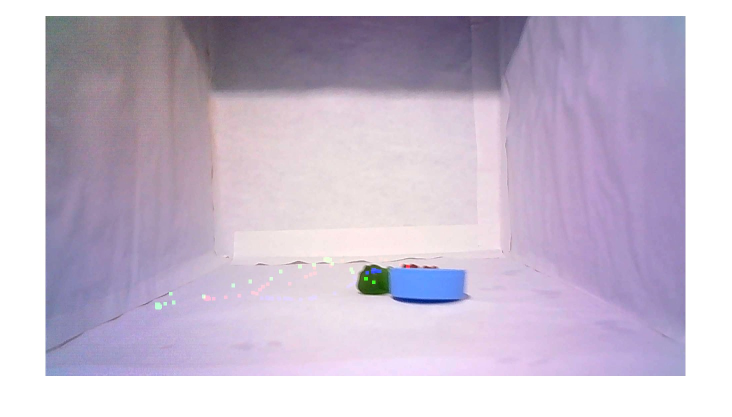
%> input picture src/15_Object_Tracking_Camera/Results/Prueba1/ImagenReal.jpg, 1464 x 833 px, given in place of C_000001.jpg, which was not available (shown at 1/2 size)
$ octave app.m   (GNU Octave 9; MATLAB toolbox functions it lacks are replaced by stand-ins)
%> lines starting %> are read from the running program, lines starting %| are printed output that depends on the picture; in (x1, y1, x2, y2) boxes, pixels count from 0 and x2, y2 are one past the last pixel; in counts of white or black regions, pixels touching at a corner belong together; the program's own positions count from 1; pictures that were not available may be replaced by others from this repository, and a replacement may not be noted
clc
close all
clear all

for i=1:193
    num = num2str(i);
    if length(num) ==1
        numero=strcat('00000',num);
    elseif length(num)==2
        numero = strcat('0000',num);
    else
        numero = strcat('000',num);
    end

    ruta = strcat('C:\Archivos Guardados\UPIITA\Sistemas De Vision Artificial\Trabajo de Clase\Clase 26 Septiembre\CENTROIDE UNITY\C_',numero,'.jpg');

    Imagen = imread(ruta);
%> Imagen is the input picture: size 833x1464x3 uint8; mean R, G, B 200, 188.5, 207.3

    HSV = rgb2hsv(Imagen);
%> HSV: size 833x1464x3 double; mean H, S, V 0.571, 0.117, 0.823

    Hue = HSV(:,:,1);
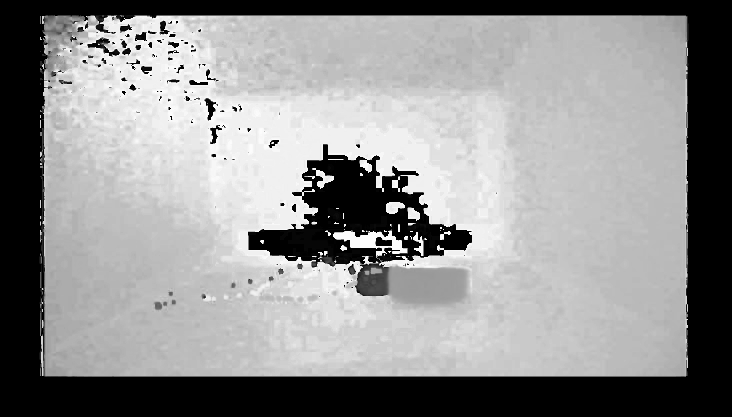
%> Hue: size 833x1464 double (shown at 1/2 size); min 0, max 0.999, mean 0.571
    Saturation = HSV(:,:,2);
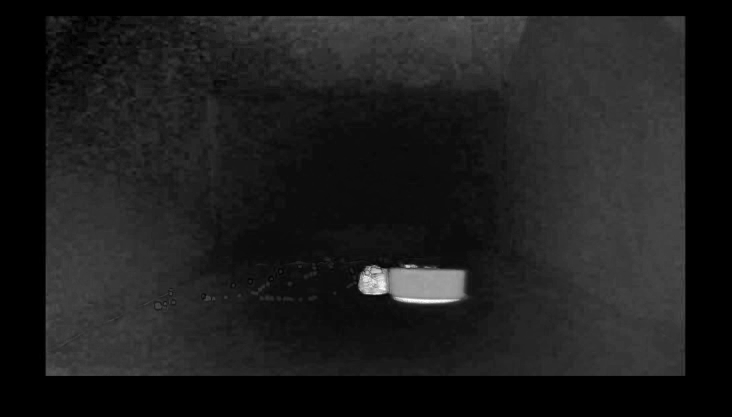
%> Saturation: size 833x1464 double (shown at 1/2 size); min 0, max 1, mean 0.117

    [filas, columnas] = size(Hue);
%> filas = 833; columnas = 1464

    RedBinary = zeros(size(Hue));
    for x_pos = 1:filas
        for y_pos = 1:columnas
            if (Hue(x_pos, y_pos)>0.95 && Saturation(x_pos, y_pos)>0.73)
                RedBinary(x_pos, y_pos) = 1;
            end
        end
    end
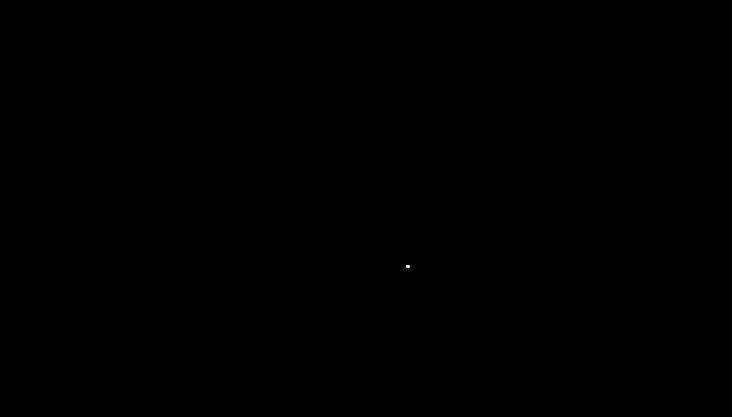
%> RedBinary: size 833x1464 double (shown at 1/2 size); values 0 (black) and 1 (white), 0% white; 1 white region, box (x1, y1, x2, y2) and area: (812, 531, 820, 535) 26


    % sum(x.*histogramaR)/sum(histogramaR)
    x = 1 : columnas;
%> x = 1464 values from 1 to 1464
    y = 1 : filas;
%> y = 833 values from 1 to 833

    fx = sum(RedBinary,1);
%> fx = 1464 values, max 4 at index 814, min 0 at index 1, mean 0.0178
    fy = sum(RedBinary,2)';
%> fy = 833 values, max 7 at index 532, min 0 at index 1, mean 0.0312
    % Centroides
    xc = sum(x.*fx)/sum(fx);
%> xc = 816.5
    yc = sum(y.*fy)/sum(fy);
%> yc = 533.4
    % Arreglo de los centroides
    XC(i) = xc;
    YC(i) = yc;

    % [6 lines of commented-out code are left out]


    sizePoint = 5;
    Imagen( ...
        uint16(yc)-sizePoint : uint16(yc)+sizePoint, ...
        uint16(xc)-sizePoint : uint16(xc)+sizePoint, ...
        : ...
        ) = 255 * ones(2*sizePoint+1, 2*sizePoint+1, 3);
%> Imagen: size 833x1464x3 uint8; 0.01% of pixels changed, all inside (x1, y1, x2, y2) = (811, 527, 822, 538)

    % imshow(RedBinary)
    % imshow(Imagen)

    % drawnow
end
%> pass 2 of the loop `for i=1:193`:
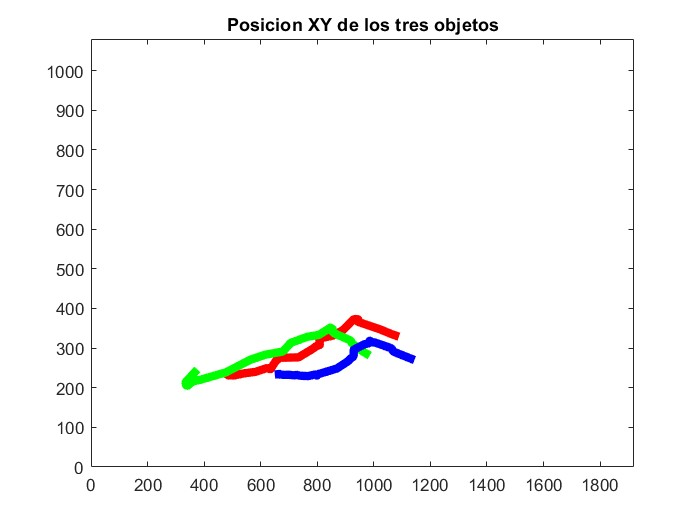
%> input picture src/15_Object_Tracking_Camera/Results/Prueba1/XY.jpg, 700 x 525 px, given in place of C_000002.jpg, which was not available
%> Imagen is the input picture: size 525x700x3 uint8; mean R, G, B 249.1, 249.3, 249
%> HSV: size 525x700x3 double; mean H, S, V 0.0144, 0.0127, 0.985
%> `Hue = HSV(:,:,1);`:
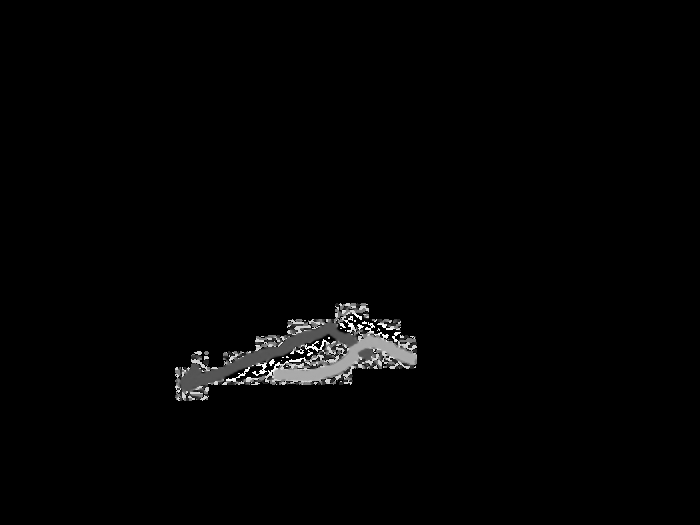
%> Hue: size 525x700 double; min 0, max 0.999, mean 0.0144
%> Saturation: size 525x700 double
%> after the loop `for x_pos = 1:filas`:
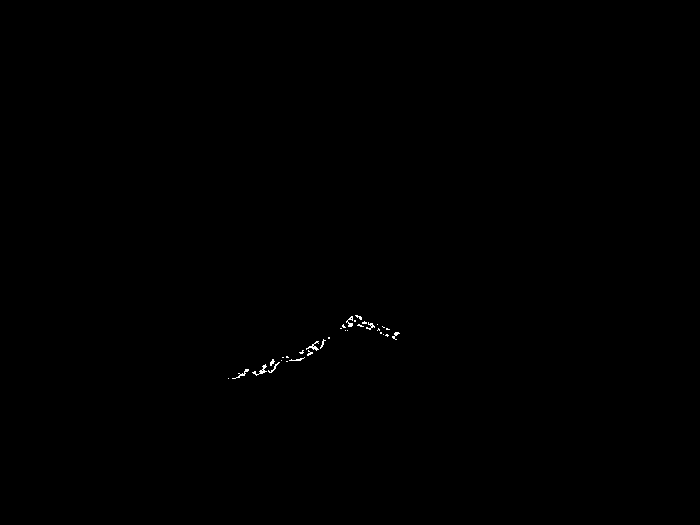
%> RedBinary: size 525x700 double; values 0 (black) and 1 (white), 0.12% white in thin lines or dots, all inside (x1, y1, x2, y2) = (228, 315, 400, 379)
%> fx = 700 values, max 8 at index 264, min 0 at index 1, mean 0.633
%> fy = 525 values, max 18 at index 372, min 0 at index 1, mean 0.844
%> xc = 317.1
%> yc = 347.6
%> Imagen: size 525x700x3 uint8; 0.03% of pixels changed, all inside (x1, y1, x2, y2) = (311, 342, 322, 353)
%> (the run ends here)
